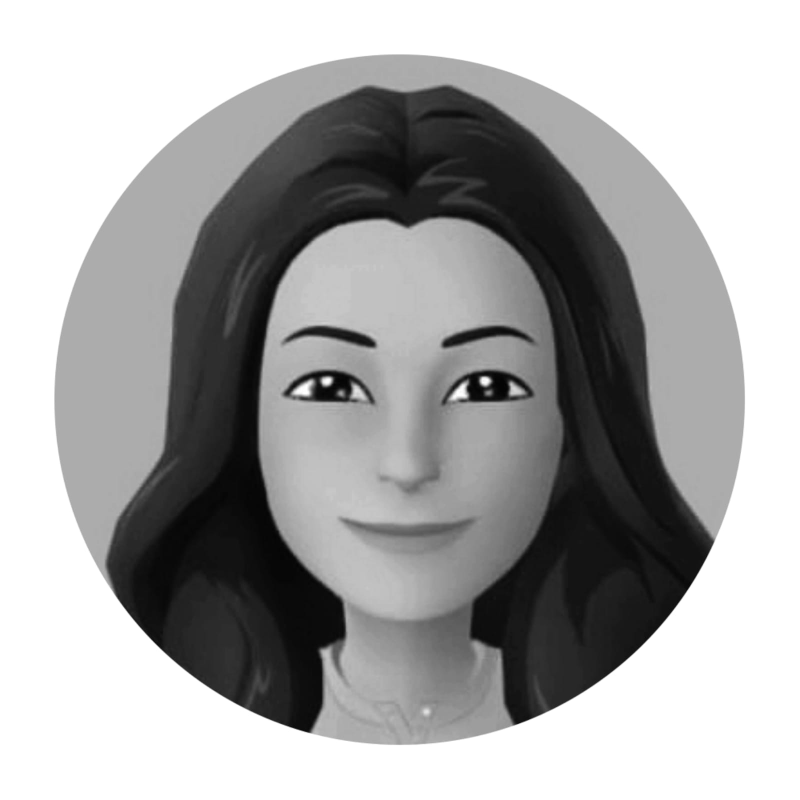
#> input picture githubimage.jpeg, 1600 x 1600 px (shown at 1/2 size)
$ python 'image resizer.py'
#> lines starting #> are read from the running program, lines starting #| are printed output that depends on the picture
#> the answer given: 100
#> the answer given: 100
# install and import pillow
# open up the image you want to resize using python
# print the current size of the image
# specify the size we wanna change it too
# save the new sized image


from PIL import Image


def resize(size1,size2):

#> called with size1 = 100, size2 = 100
    image=Image.open('githubimage.jpeg')
#> image is the input picture: PIL image 1600x1600 RGB; min 1, max 255, mean 167.8
    print(f"Current size:{image.size}")
#| Current size:(1600, 1600)

    resized_image=image.resize((size1,size2))
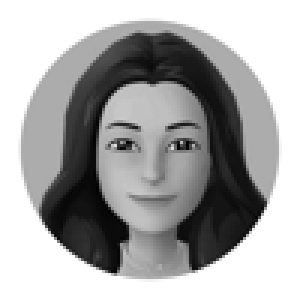
#> resized_image: PIL image 100x100 RGB (shown 3 times larger); min 0, max 255, mean 167.7
    resized_image.save("githubresized.jpeg")

size1=int(input("Enter width: "))
size2=int(input("Enter Length: "))
resize(size1,size2)
